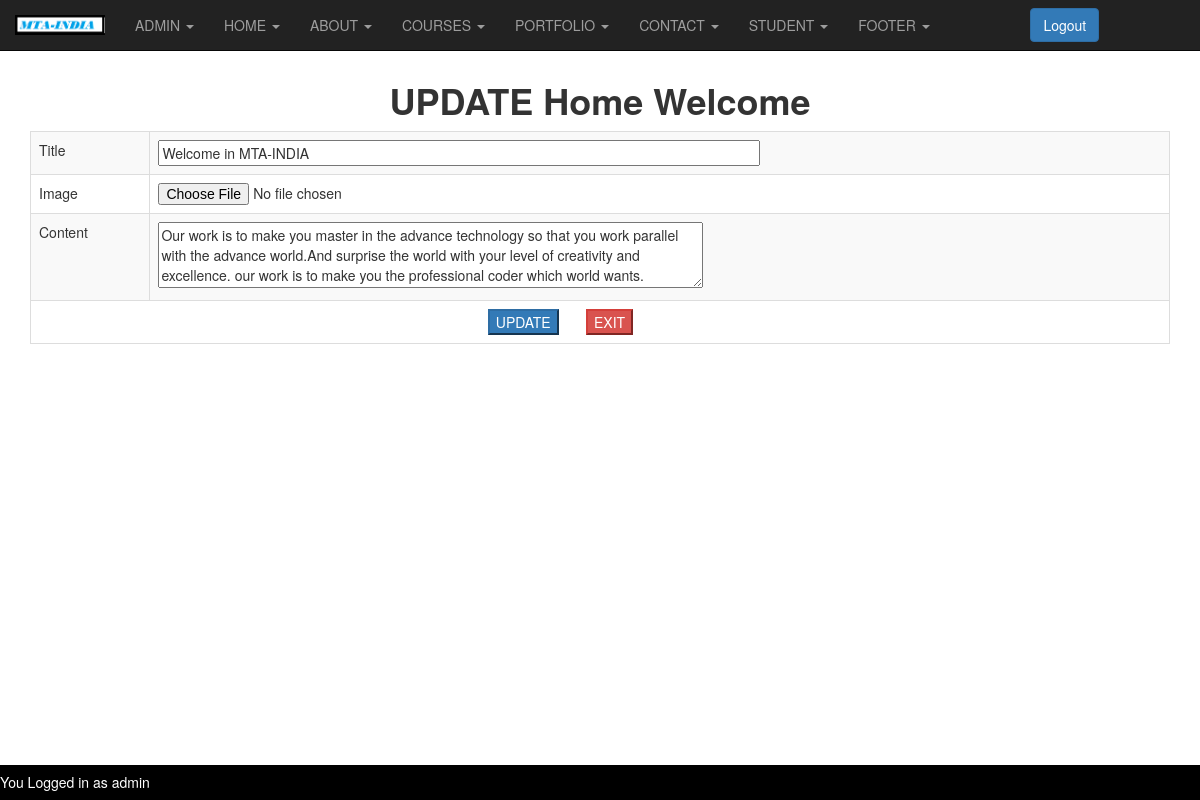
The page /updatehomewelcome.php (signed in) on the database its author committed.
### tables this page shows
CREATE TABLE IF NOT EXISTS `homewelcome` (
  `id` int NOT NULL AUTO_INCREMENT,
  `title` varchar(150) NOT NULL,
  `content` varchar(500) NOT NULL,
  `image` varchar(190) NOT NULL,
  PRIMARY KEY (`id`)
);

### updatehomewelcome.php (the view, shortened to what this page needs)
<?php
if(isset($_SESSION['username']) && isset($_SESSION['password']))
{
?>
<!DOCTYPE html>
<html>
<head>
  <link rel="stylesheet" href="https://maxcdn.bootstrapcdn.com/bootstrap/3.4.1/css/bootstrap.min.css">
</head>
<body>
	<center>
    <?php include('adminheader.php');
    include('config.php');
    $execute = "SELECT * FROM `homewelcome` ";
        $row = @mysqli_query($link,$execute) or die("<br>query could not executed");
    ?>
	<br>
	<br>
    <br>
    <?php
      while( $column = mysqli_fetch_row($row))
       {
    ?>
	<h1><b>UPDATE Home Welcome</b></h1>
	<div class="container">
	<form method="post"  enctype="multipart/form-data">
		<table class="table table-responsive table-bordered table-striped" >
			<tr>
				<td> Title</td>
				<td><input style="width:60%" type="text" name="bannername" value="<?php echo $column[1]; ?>"></td>
			</tr>
			<tr>
			<td> Image</td>
				<td ><input type="file" name="myfile"  ></td>
			</tr>
			<tr>
				<td> Content</td>
				<td><textarea name="description" rows="3" cols="70" ><?php echo $column[2]; ?></textarea></td>
			</tr>
			<tr>
			<td colspan=2 ><input style="margin-left:40%;" type="submit" class="btn-primary" name="sub" value="UPDATE">&nbsp &nbsp &nbsp &nbsp<a href="adminhomewelcome.php"><input  type="button" class="btn-danger" value="EXIT"></a></td>
			</tr>
		</table>
	</form>
	</div>
</center>
<?php
   }
?>
<?php
}
else{
	header("location:admin.php");
}
?>
<br>
       <div class="footer">
     <h5 style="float:left;color:white;">You Logged in as <?php echo $_SESSION['username'];?></h5>
</div>
</body>
</html>

### updatehomewelcome.php (style rules this page uses)
.footer { position:fixed; left: 0; bottom: 0; width: 100%; background-color: black; color: white; text-align: center; }

### rows shown on the page
homewelcome: bannername "Welcome in MTA-INDIA", description "Our work is to make you master in the advance technology so that you work parallel with the advance world.And surprise the world with your level of creativity and excellence. our work is to make you the professional coder which world wants."

### other values the page prints
$_SESSION['username'] "admin"
